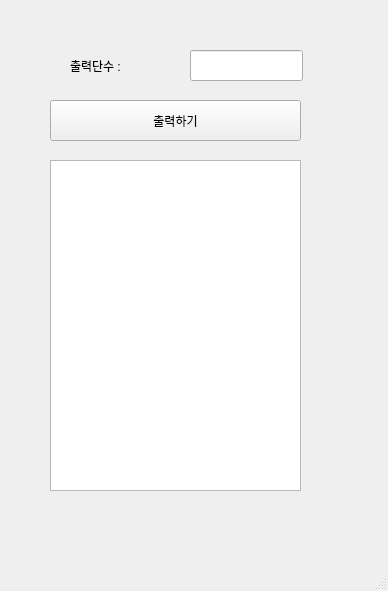
<?xml version="1.0" encoding="UTF-8"?>
<ui version="4.0">
 <class>MainWindow</class>
 <widget class="QMainWindow" name="MainWindow">
  <property name="geometry">
   <rect>
    <x>0</x>
    <y>0</y>
    <width>388</width>
    <height>591</height>
   </rect>
  </property>
  <property name="windowTitle">
   <string>MainWindow</string>
  </property>
  <widget class="QWidget" name="centralwidget">
   <widget class="QLabel" name="label">
    <property name="geometry">
     <rect>
      <x>70</x>
      <y>50</y>
      <width>81</width>
      <height>31</height>
     </rect>
    </property>
    <property name="text">
     <string>출력단수 :</string>
    </property>
   </widget>
   <widget class="QLineEdit" name="le">
    <property name="geometry">
     <rect>
      <x>190</x>
      <y>50</y>
      <width>113</width>
      <height>31</height>
     </rect>
    </property>
   </widget>
   <widget class="QPushButton" name="pb">
    <property name="geometry">
     <rect>
      <x>50</x>
      <y>100</y>
      <width>251</width>
      <height>41</height>
     </rect>
    </property>
    <property name="text">
     <string>출력하기</string>
    </property>
   </widget>
   <widget class="QTextEdit" name="te">
    <property name="geometry">
     <rect>
      <x>50</x>
      <y>160</y>
      <width>251</width>
      <height>331</height>
     </rect>
    </property>
   </widget>
  </widget>
  <widget class="QMenuBar" name="menubar">
   <property name="geometry">
    <rect>
     <x>0</x>
     <y>0</y>
     <width>388</width>
     <height>21</height>
    </rect>
   </property>
  </widget>
  <widget class="QStatusBar" name="statusbar"/>
 </widget>
 <resources/>
 <connections/>
</ui>
